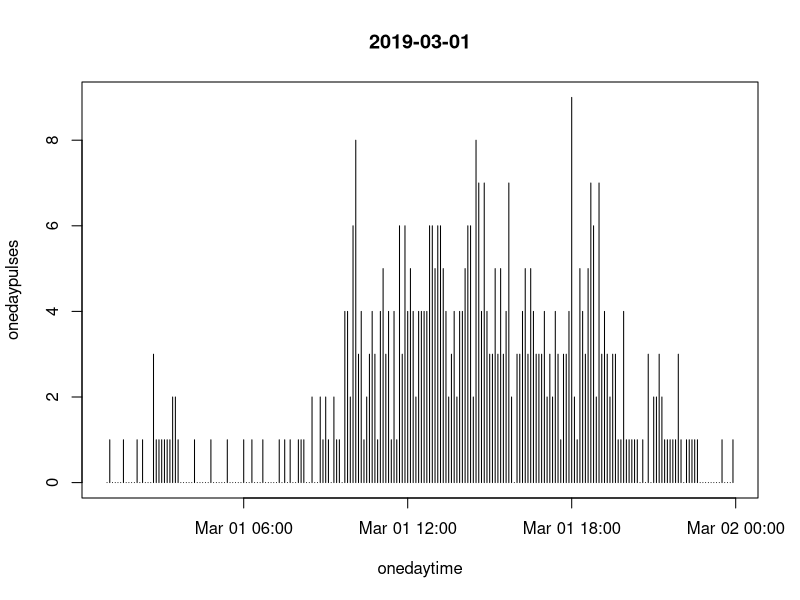

Generate this figure with R:
setwd('~/Documents/Projects/Shayp/')

library("lubridate")
library("magrittr")

Data <- read.csv('export_20190301_3A9B9D.csv')

# pulse = 10l
# time UTC
 
# convert UTC time to CET time
# trouver les vdd
# compter les occurences de water softener
# proposer autres solutions de comptage
 
UTC <- Data$timestamp
pulses <- Data$pulses
 
UTC <- ymd_hm(UTC) # convert strings to dates

CET <- UTC + dhours(1)

fridays <- CET[which(wday(CET) == 6)]
fridays_list <- unique(floor_date(fridays, unit = "day"))

onedaytime <- CET[which(floor_date(CET, unit = "day") == fridays_list[1])]
onedaypulses <- pulses[which(floor_date(CET, unit = "day") == fridays_list[1])]

plot(onedaytime,onedaypulses,'h')
title(fridays_list[1])
